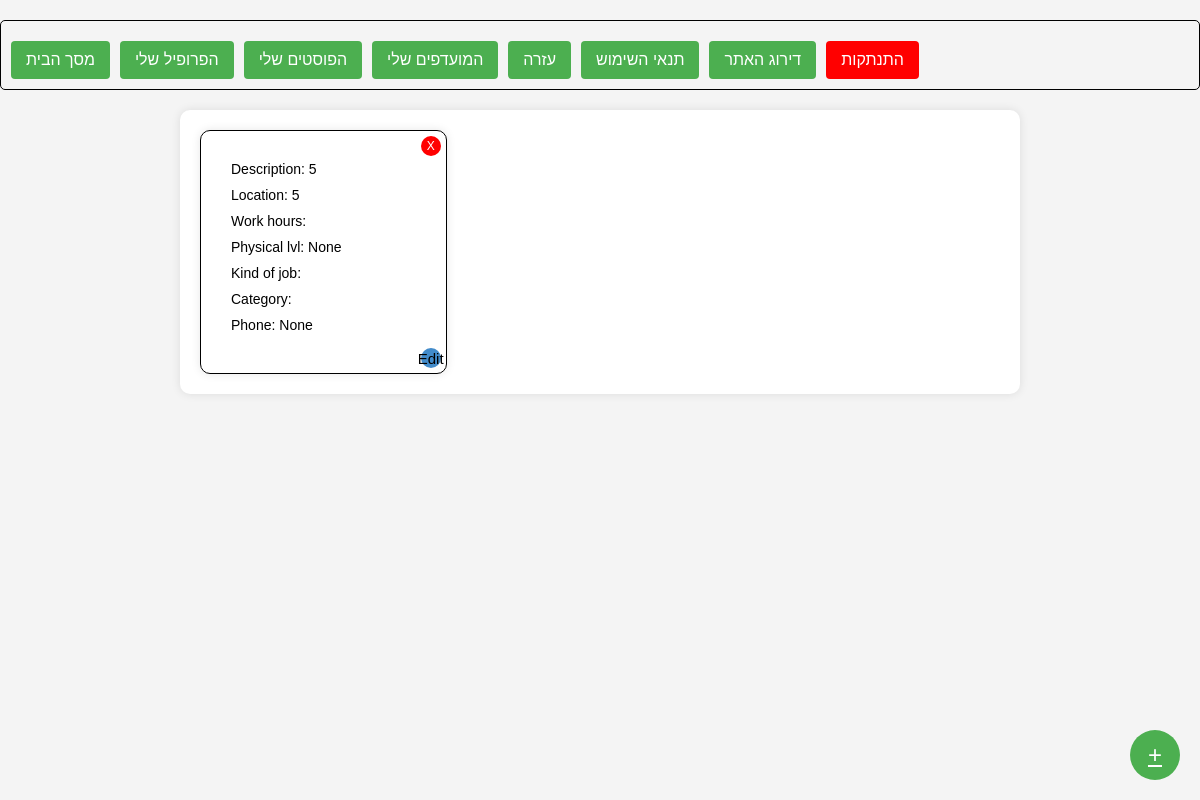
/myposts/ (signed in), run on an earlier commit of the app's database.
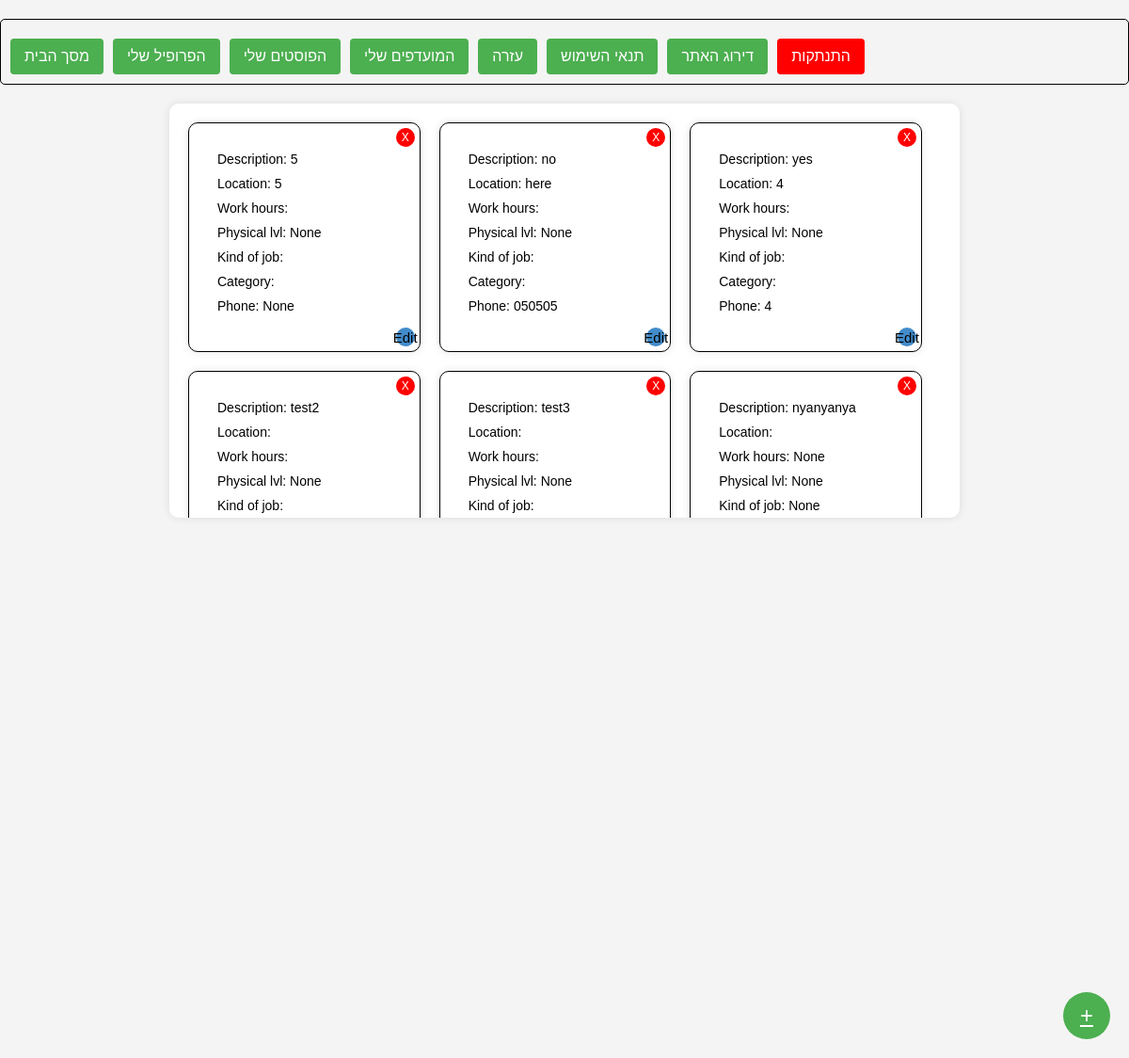
And on a later commit of the database.
### posts/models.py (models this page shows)
class Post(models.Model):
    description = models.TextField(null=True, blank=True)
    location = models.TextField(null=True, blank=True)
    payment = models.TextField(null=True, blank=True)
    work_hours = models.TextField(null=True, blank=True)
    phys_lvl = models.IntegerField(null=True, blank=True)
    kind_of_job = models.TextField(null=True, blank=True)
    category = models.TextField(null=True, blank=True)
    phone = models.TextField(null=True, blank=True)

### project/views.py (the view)
# urls.py: path('myposts/', views.myposts, name="myposts"),
def myposts(request):
    global_user_id = request.session.get('global_user_id')
    if global_user_id:
        user = User.objects.get(id=global_user_id)
        my_post_ids = user.my_posts  # List of post IDs belonging to the user
        posts = Post.objects.filter(id__in=my_post_ids)
        context = {'posts': posts}
        return render(request, 'posts.html', context)
    else:
        return JsonResponse({'error': 'User not logged in'}, status=401)

### templates/posts.html (shortened to what this page needs)
<!DOCTYPE html>
<html lang="en">
<head>
</head>
<body>
{% extends 'toolbar.html' %}
{% block content %}
<div class="posts-container">
  <div class="posts">
    {% for post in posts %}
      <div class="post" data-description="{{ post.description }}" data-location="{{ post.location }}" data-work-hours="{{ post.work_hours }}" data-phys-lvl="{{ post.phys_lvl }}" data-kind-of-job="{{ post.kind_of_job }}" data-category="{{ post.category }}" data-phone="{{ post.phone }}">
          <div class="post-content">
              <div class="post-info">Description:
{{ post.description }}</div>
              <div class="post-info">Location: {{ post.location }}</div>
              <div class="post-info">Work hours: {{ post.work_hours }}</div>
              <div class="post-info">Physical lvl: {{ post.phys_lvl }}</div>
              <div class="post-info">Kind of job: {{ post.kind_of_job }}</div>
              <div class="post-info">Category: {{ post.category }}</div>
              <div class="post-info">Phone: {{ post.phone }}</div>
              <button class="remove-button" onclick="removePost(event)" data-post-id="{{ post.id }}">X</button>
              <button class="edit-button" onclick="editPost(event)" data-post-id="{{ post.id }}">Edit</button>
          </div>
      </div>
    {% endfor %}
  </div>
</div>
<a href="{% url 'create_post' %}" class="create-post-button">+</a>
</body>
</html>
{% endblock %}

What changed in the data, as far as the page shows it:
added Post: description "no", location "here", phys_lvl "None", phone "050505"
added Post: description "yes", location "4", phys_lvl "None", phone "4"
added Post: description "test2", phys_lvl "None"
added Post: description "test3", phys_lvl "None"
added Post: description "nyanyanya", work_hours "None", phys_lvl "None", kind_of_job "None"
